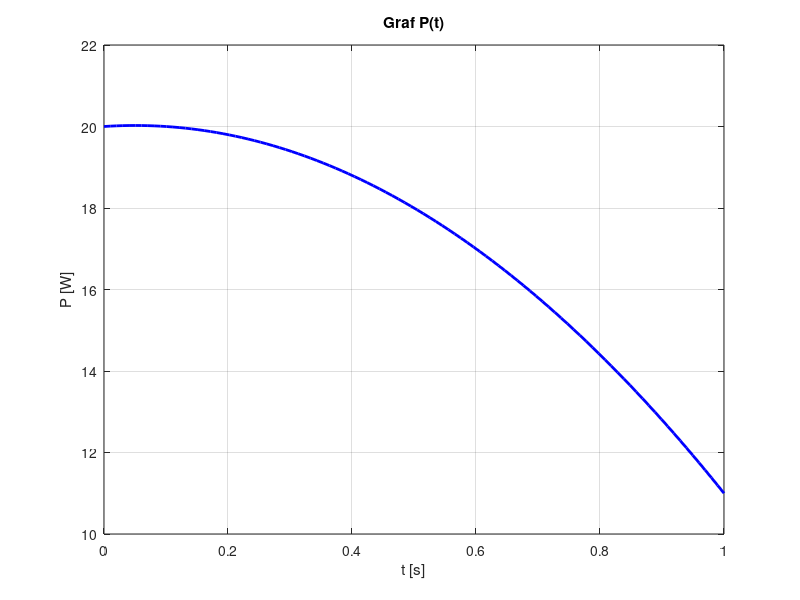

Source code (MATLAB):
% 1. NALOGA

% Prikažem vse decimalke 
format long;

% Odprem datoteko, za branje
fid = fopen('naloga1_1.txt', 'r');

% Preberem prvo vrstico
ime = fgetl(fid);

% Preberem drugo vrstico
dimenzije = fscanf(fid, 'stevilo preostalih vrstic: %d; stevilo podatkov v vrstici: %d', [1 2]);
stVrstic = dimenzije(1);
stPodatkov = dimenzije(2);

% Preberem preostale podatke (100 vrstic po 1 podatek)
podatki = fscanf(fid, '%f', [stPodatkov, stVrstic]);
podatki = podatki'; % Matriko preberem kot vektor vrstic

% Zaprem datoteko
fclose(fid);

% Pretvorim matriko podatki v vektor t
t = podatki(:);


% 2. NALOGA

% Odprem datoteko
fid = fopen('naloga1_2.txt', 'r');

% Preberem prvo vrstico.
stVrednosti = fscanf(fid, 'stevilo_podatkov_P: %d', 1);

% Ustvarim prazen vektor P.
P = zeros(stVrednosti, 1);

% Preberem vsako vrednost posebej z uporabo for zanke.

for i = 1:stVrednosti
    P(i) = fscanf(fid, '%f', 1);  % Preberem naslednjo vrednost kot float
end

% Zaprem datoteko
fclose(fid);

% Graf P(t)
plot(t, P, 'b-', 'LineWidth', 2); % Izrišem graf (z modro črto)
xlabel('t [s]'); % Oznaka x-osi
ylabel('P [W]'); % Oznaka y-osi
title('Graf P(t)'); % Naslov grafa
grid on; % Prikaži mrežo


% 3. NALOGA

tmin = min(t);
tmax = max(t);

% Število intervalov
n = length(t) - 1;

% Izračunam širino intervala
dx = (tmax - tmin) / n;

integral_vrednost = 0; % začetna vrednost integrala

% Sestavim trapez in dodam v integral
for i = 1:n
    integral_vrednost = integral_vrednost + (dx / 2) * (P(i) + P(i + 1));
end

disp(['Ročno izračunan integral:',num2str(integral_vrednost, '%.10f')]);

trapz_integral = trapz(t, P);
disp(['Izračunan integral s funkcijo trapz: ', num2str(trapz_integral, '%.10f')]);

% Ugotovimo, da dobimo isti rezultat.